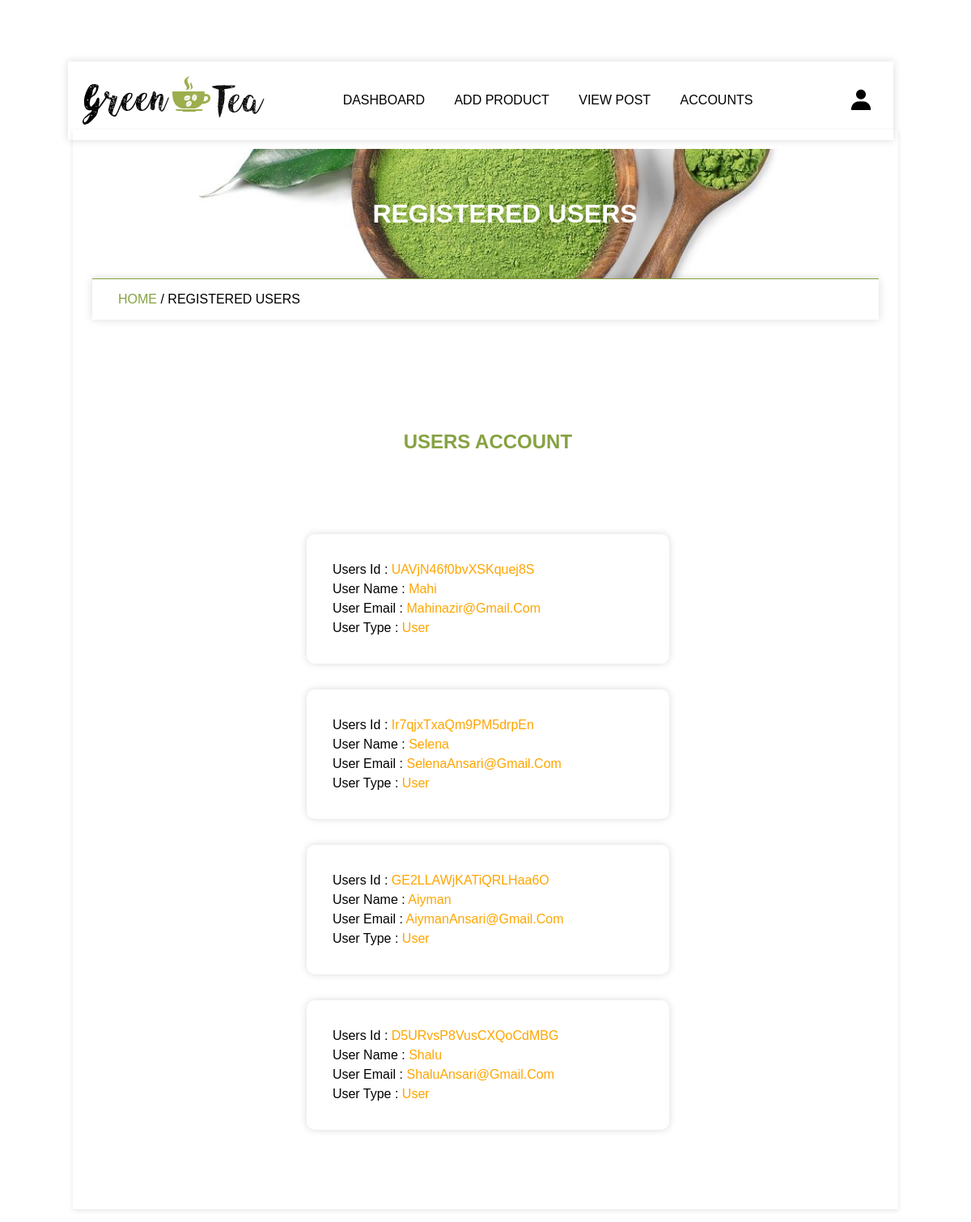
The app's page /store/admin_panel/admin/user_accounts.php (signed in), older data.
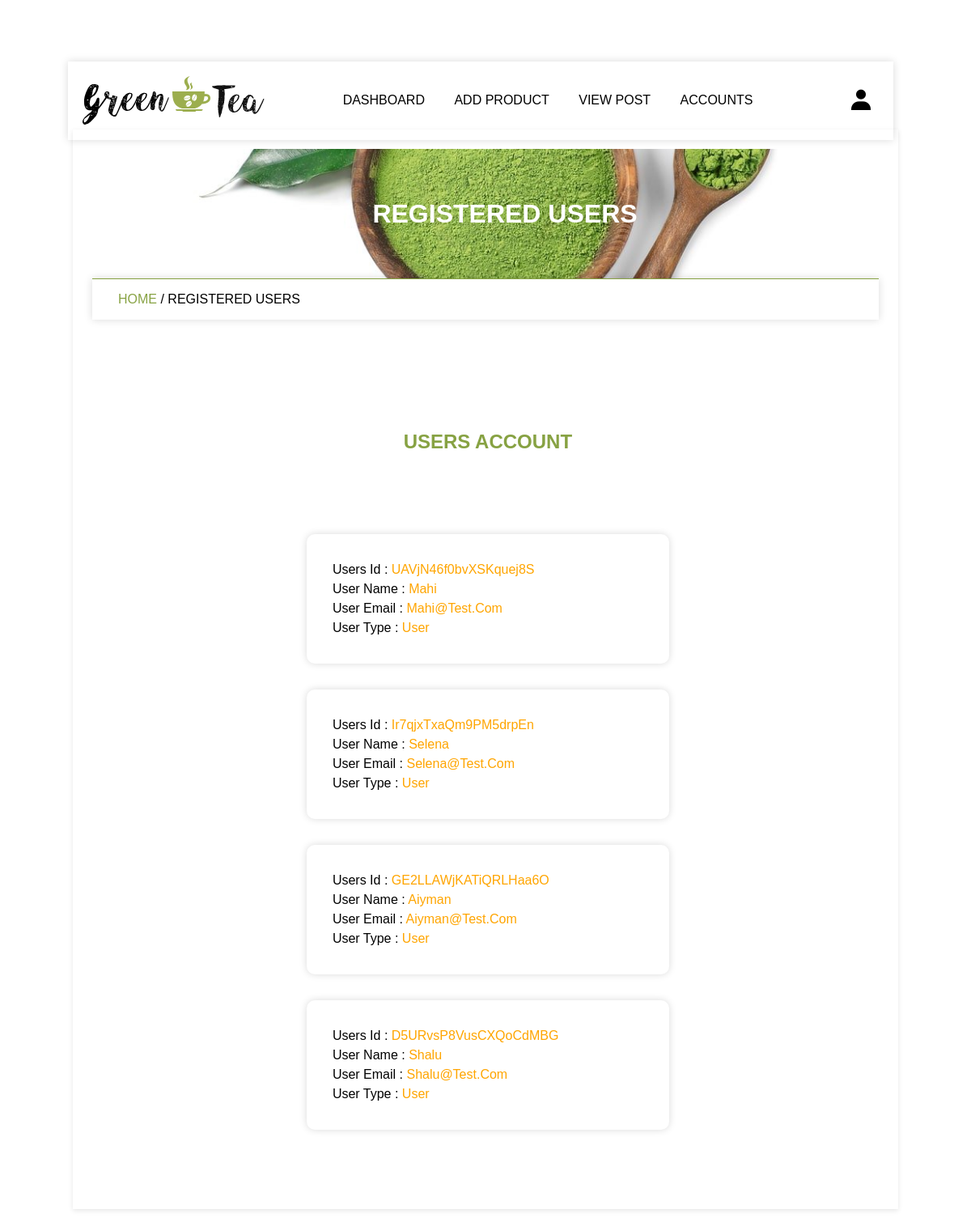
The same page, newer data.
### tables this page shows
CREATE TABLE `users` (
  `id` varchar(255) NOT NULL,
  `name` varchar(255) NOT NULL,
  `email` varchar(255) NOT NULL,
  `password` varchar(255) NOT NULL,
  `user_type` varchar(255) NOT NULL DEFAULT 'user'
);

### store/admin_panel/admin/user_accounts.php (the view, shortened to what this page needs)
<?php
	 include '../components/connection.php';
?>
<link rel="stylesheet" href="admin_style.css">
<!DOCTYPE html>
<html lang="en">
<head>
   	<link href='https://unpkg.com/boxicons@2.1.2/css/boxicons.min.css' rel='stylesheet'>
</head>
<body>
		<?php include '../components/admin_header.php'; ?>
		<div class="main">
			<div class="banner">
				<h1>registered users</h1>
			</div>
			<div class="title2">
				<a href="home.php">home </a><span>/ registered users</span>
			</div>
			<section class="accounts">
				<h1 class="heading">users account</h1>
				<div class="box-container">
					<?php
	 					$select_users = $conn->prepare("SELECT * FROM `users`");
	 					$select_users->execute();
	 					if ($select_users->rowCount() > 0) {
	 						while($fetch_accounts = $select_users->fetch(PDO::FETCH_ASSOC)){
	 							$user_id = $fetch_accounts['id'];
					?>
					<div class="box">
						<p>users id : <span><?= $user_id; ?></span></p>
						<p>user name : <span><?= $fetch_accounts['name']; ?></span></p>
						<p>user email : <span><?= $fetch_accounts['email']; ?></span></p>
						<p>user type : <span><?= $fetch_accounts['user_type']; ?></span></p>
					</div>
					<?php
							}
	 					}else{
	 						echo '
								<div class="empty">
									<p>no post found!</p>
								</div>
							';
	 					}
					?>
				</div>
			</section>
		</div>
</body>
</html>

Row changes from the older to the newer data that the page shows:
changed users "UAVjN46f0bvXSKquej8S": email "Mahinazir@gmail.com" → "Mahi@test.com"
changed users "Ir7qjxTxaQm9PM5drpEn": email "SelenaAnsari@gmail.com" → "Selena@test.com"
changed users "GE2LLAWjKATiQRLHaa6O": email "AiymanAnsari@gmail.com" → "Aiyman@test.com"
changed users "D5URvsP8VusCXQoCdMBG": email "ShaluAnsari@gmail.com" → "Shalu@test.com"
